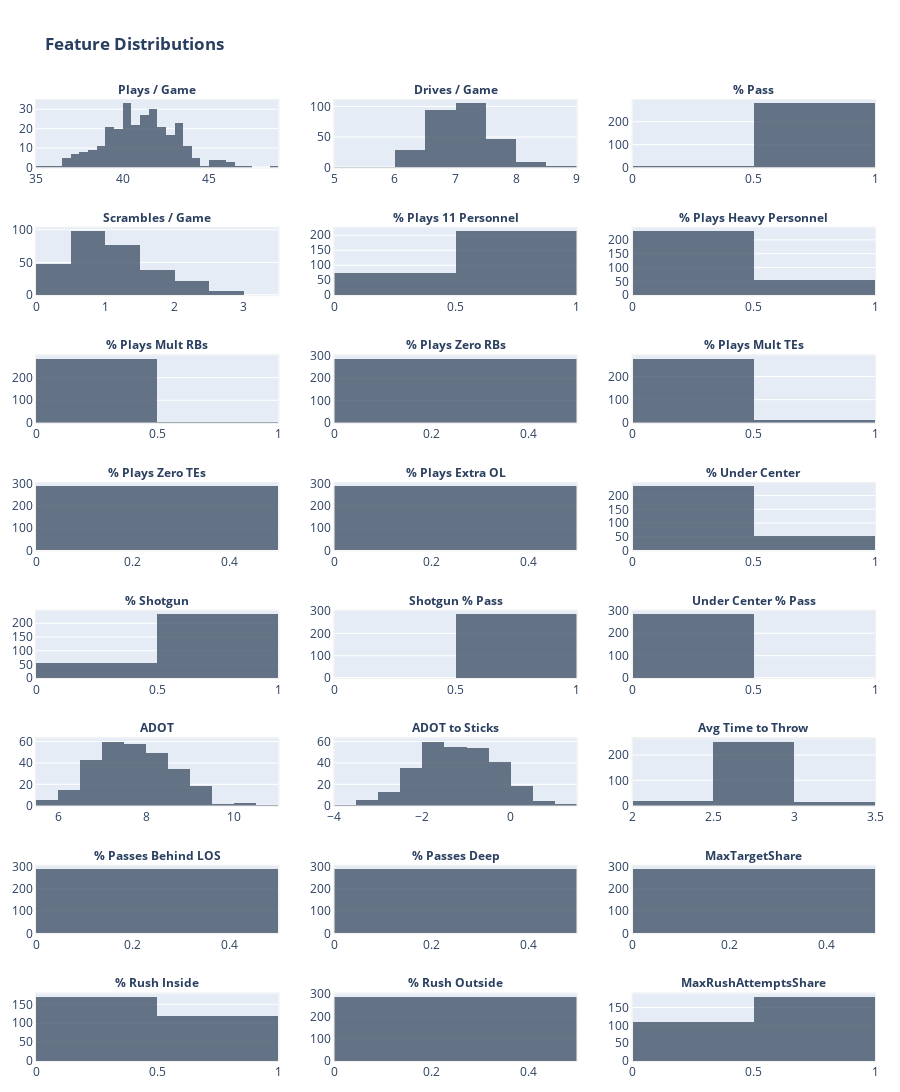

This figure's notebook cell:
### Markdown cell above
# Visualize

### Code cell
''' Feature Distributions '''

def feature_distributions(feature_df: pd.DataFrame, features: list[str]) -> go.Figure:

    # Hists
    histograms: list[go.Figure] = []
    for feature in features:
        hist = px.histogram(
            x=feature_df[feature],
        )
        histograms.append(hist)

    # Create fig
    N_COLS = 3
    N_ROWS = math.ceil(len(features) / N_COLS)
    V_SPACING = 0.5 / N_ROWS
    fig = make_subplots(
        rows=N_ROWS,
        cols=N_COLS,
        vertical_spacing=V_SPACING,
        subplot_titles=features,
        specs=[[{"type": "xy"}]*N_COLS]*N_ROWS
    )

    for h in range(len(histograms)):
        row = (h // N_COLS) + 1
        col = (h % N_COLS) + 1
        hist = histograms[h]

        for trace in hist.data:
            fig.add_trace(trace, row=row, col=col)

    # Format
    fig.update_annotations(font=dict(size=12, weight='bold'))
    fig.update_traces(
        marker=dict(color='#44546a', opacity=0.8)
    )
    fig.update_xaxes(
        linecolor='#f0f0f0', mirror=True,
    )
    fig.update_yaxes(
        linecolor='#f0f0f0', mirror=True,
    )
    fig.update_layout(
        title=f'<b>Feature Distributions</b>',
        margin=dict(t=100, l=25, r=25, b=25),
        width=900,
        height=1500
    )

    return fig

fig = feature_distributions(offense_tendencies, OFFENSE_FEATURES)
fig.show()

### Figure 1 — Plotly figure (JSON) as saved in the notebook; plotly's stock layout.template omitted (floating-point values rounded to 4 significant figures; data arrays with more than 128 entries replaced by an {"elided": "..."} marker saying what was removed)
{"data": [{"bingroup": "x", "hovertemplate": "x=%{x}<br>count=%{y}<extra></extra>", "legendgroup": "", "marker": {"color": "#44546a", "opacity": 0.8, "pattern": {"shape": ""}}, "name": "", "orientation": "v", "showlegend": false, "type": "histogram", "x": {"elided": "288 float values"}, "xaxis": "x", "yaxis": "y"}, {"bingroup": "x", "hovertemplate": "x=%{x}<br>count=%{y}<extra></extra>", "legendgroup": "", "marker": {"color": "#44546a", "opacity": 0.8, "pattern": {"shape": ""}}, "name": "", "orientation": "v", "showlegend": false, "type": "histogram", "x": {"elided": "288 float values"}, "xaxis": "x2", "yaxis": "y2"}, {"bingroup": "x", "hovertemplate": "x=%{x}<br>count=%{y}<extra></extra>", "legendgroup": "", "marker": {"color": "#44546a", "opacity": 0.8, "pattern": {"shape": ""}}, "name": "", "orientation": "v", "showlegend": false, "type": "histogram", "x": {"elided": "288 float values"}, "xaxis": "x3", "yaxis": "y3"}, {"bingroup": "x", "hovertemplate": "x=%{x}<br>count=%{y}<extra></extra>", "legendgroup": "", "marker": {"color": "#44546a", "opacity": 0.8, "pattern": {"shape": ""}}, "name": "", "orientation": "v", "showlegend": false, "type": "histogram", "x": {"elided": "288 float values"}, "xaxis": "x4", "yaxis": "y4"}, {"bingroup": "x", "hovertemplate": "x=%{x}<br>count=%{y}<extra></extra>", "legendgroup": "", "marker": {"color": "#44546a", "opacity": 0.8, "pattern": {"shape": ""}}, "name": "", "orientation": "v", "showlegend": false, "type": "histogram", "x": {"elided": "288 float values"}, "xaxis": "x5", "yaxis": "y5"}, {"bingroup": "x", "hovertemplate": "x=%{x}<br>count=%{y}<extra></extra>", "legendgroup": "", "marker": {"color": "#44546a", "opacity": 0.8, "pattern": {"shape": ""}}, "name": "", "orientation": "v", "showlegend": false, "type": "histogram", "x": {"elided": "288 float values"}, "xaxis": "x6", "yaxis": "y6"}, {"bingroup": "x", "hovertemplate": "x=%{x}<br>count=%{y}<extra></extra>", "legendgroup": "", "marker": {"color": "#44546a", "opacity": 0.8, "pattern": {"shape": ""}}, "name": "", "orientation": "v", "showlegend": false, "type": "histogram", "x": {"elided": "288 float values"}, "xaxis": "x7", "yaxis": "y7"}, {"bingroup": "x", "hovertemplate": "x=%{x}<br>count=%{y}<extra></extra>", "legendgroup": "", "marker": {"color": "#44546a", "opacity": 0.8, "pattern": {"shape": ""}}, "name": "", "orientation": "v", "showlegend": false, "type": "histogram", "x": {"elided": "288 float values"}, "xaxis": "x8", "yaxis": "y8"}, {"bingroup": "x", "hovertemplate": "x=%{x}<br>count=%{y}<extra></extra>", "legendgroup": "", "marker": {"color": "#44546a", "opacity": 0.8, "pattern": {"shape": ""}}, "name": "", "orientation": "v", "showlegend": false, "type": "histogram", "x": {"elided": "288 float values"}, "xaxis": "x9", "yaxis": "y9"}, {"bingroup": "x", "hovertemplate": "x=%{x}<br>count=%{y}<extra></extra>", "legendgroup": "", "marker": {"color": "#44546a", "opacity": 0.8, "pattern": {"shape": ""}}, "name": "", "orientation": "v", "showlegend": false, "type": "histogram", "x": {"elided": "288 float values"}, "xaxis": "x10", "yaxis": "y10"}, {"bingroup": "x", "hovertemplate": "x=%{x}<br>count=%{y}<extra></extra>", "legendgroup": "", "marker": {"color": "#44546a", "opacity": 0.8, "pattern": {"shape": ""}}, "name": "", "orientation": "v", "showlegend": false, "type": "histogram", "x": {"elided": "288 float values"}, "xaxis": "x11", "yaxis": "y11"}, {"bingroup": "x", "hovertemplate": "x=%{x}<br>count=%{y}<extra></extra>", "legendgroup": "", "marker": {"color": "#44546a", "opacity": 0.8, "pattern": {"shape": ""}}, "name": "", "orientation": "v", "showlegend": false, "type": "histogram", "x": {"elided": "288 float values"}, "xaxis": "x12", "yaxis": "y12"}, {"bingroup": "x", "hovertemplate": "x=%{x}<br>count=%{y}<extra></extra>", "legendgroup": "", "marker": {"color": "#44546a", "opacity": 0.8, "pattern": {"shape": ""}}, "name": "", "orientation": "v", "showlegend": false, "type": "histogram", "x": {"elided": "288 float values"}, "xaxis": "x13", "yaxis": "y13"}, {"bingroup": "x", "hovertemplate": "x=%{x}<br>count=%{y}<extra></extra>", "legendgroup": "", "marker": {"color": "#44546a", "opacity": 0.8, "pattern": {"shape": ""}}, "name": "", "orientation": "v", "showlegend": false, "type": "histogram", "x": {"elided": "288 float values"}, "xaxis": "x14", "yaxis": "y14"}, {"bingroup": "x", "hovertemplate": "x=%{x}<br>count=%{y}<extra></extra>", "legendgroup": "", "marker": {"color": "#44546a", "opacity": 0.8, "pattern": {"shape": ""}}, "name": "", "orientation": "v", "showlegend": false, "type": "histogram", "x": {"elided": "288 float values"}, "xaxis": "x15", "yaxis": "y15"}, {"bingroup": "x", "hovertemplate": "x=%{x}<br>count=%{y}<extra></extra>", "legendgroup": "", "marker": {"color": "#44546a", "opacity": 0.8, "pattern": {"shape": ""}}, "name": "", "orientation": "v", "showlegend": false, "type": "histogram", "x": {"elided": "288 float values"}, "xaxis": "x16", "yaxis": "y16"}, {"bingroup": "x", "hovertemplate": "x=%{x}<br>count=%{y}<extra></extra>", "legendgroup": "", "marker": {"color": "#44546a", "opacity": 0.8, "pattern": {"shape": ""}}, "name": "", "orientation": "v", "showlegend": false, "type": "histogram", "x": {"elided": "288 float values"}, "xaxis": "x17", "yaxis": "y17"}, {"bingroup": "x", "hovertemplate": "x=%{x}<br>count=%{y}<extra></extra>", "legendgroup": "", "marker": {"color": "#44546a", "opacity": 0.8, "pattern": {"shape": ""}}, "name": "", "orientation": "v", "showlegend": false, "type": "histogram", "x": {"elided": "288 float values"}, "xaxis": "x18", "yaxis": "y18"}, {"bingroup": "x", "hovertemplate": "x=%{x}<br>count=%{y}<extra></extra>", "legendgroup": "", "marker": {"color": "#44546a", "opacity": 0.8, "pattern": {"shape": ""}}, "name": "", "orientation": "v", "showlegend": false, "type": "histogram", "x": {"elided": "288 float values"}, "xaxis": "x19", "yaxis": "y19"}, {"bingroup": "x", "hovertemplate": "x=%{x}<br>count=%{y}<extra></extra>", "legendgroup": "", "marker": {"color": "#44546a", "opacity": 0.8, "pattern": {"shape": ""}}, "name": "", "orientation": "v", "showlegend": false, "type": "histogram", "x": {"elided": "288 float values"}, "xaxis": "x20", "yaxis": "y20"}, {"bingroup": "x", "hovertemplate": "x=%{x}<br>count=%{y}<extra></extra>", "legendgroup": "", "marker": {"color": "#44546a", "opacity": 0.8, "pattern": {"shape": ""}}, "name": "", "orientation": "v", "showlegend": false, "type": "histogram", "x": {"elided": "288 float values"}, "xaxis": "x21", "yaxis": "y21"}, {"bingroup": "x", "hovertemplate": "x=%{x}<br>count=%{y}<extra></extra>", "legendgroup": "", "marker": {"color": "#44546a", "opacity": 0.8, "pattern": {"shape": ""}}, "name": "", "orientation": "v", "showlegend": false, "type": "histogram", "x": {"elided": "288 float values"}, "xaxis": "x22", "yaxis": "y22"}, {"bingroup": "x", "hovertemplate": "x=%{x}<br>count=%{y}<extra></extra>", "legendgroup": "", "marker": {"color": "#44546a", "opacity": 0.8, "pattern": {"shape": ""}}, "name": "", "orientation": "v", "showlegend": false, "type": "histogram", "x": {"elided": "288 float values"}, "xaxis": "x23", "yaxis": "y23"}, {"bingroup": "x", "hovertemplate": "x=%{x}<br>count=%{y}<extra></extra>", "legendgroup": "", "marker": {"color": "#44546a", "opacity": 0.8, "pattern": {"shape": ""}}, "name": "", "orientation": "v", "showlegend": false, "type": "histogram", "x": {"elided": "288 float values"}, "xaxis": "x24", "yaxis": "y24"}], "layout": {"annotations": [{"font": {"size": 12, "weight": "bold"}, "showarrow": false, "text": "Plays / Game", "x": 0.1444, "xanchor": "center", "xref": "paper", "y": 1, "yanchor": "bottom", "yref": "paper"}, {"font": {"size": 12, "weight": "bold"}, "showarrow": false, "text": "Drives / Game", "x": 0.5, "xanchor": "center", "xref": "paper", "y": 1, "yanchor": "bottom", "yref": "paper"}, {"font": {"size": 12, "weight": "bold"}, "showarrow": false, "text": "% Pass", "x": 0.8556, "xanchor": "center", "xref": "paper", "y": 1, "yanchor": "bottom", "yref": "paper"}, {"font": {"size": 12, "weight": "bold"}, "showarrow": false, "text": "Scrambles / Game", "x": 0.1444, "xanchor": "center", "xref": "paper", "y": 0.8672, "yanchor": "bottom", "yref": "paper"}, {"font": {"size": 12, "weight": "bold"}, "showarrow": false, "text": "% Plays 11 Personnel", "x": 0.5, "xanchor": "center", "xref": "paper", "y": 0.8672, "yanchor": "bottom", "yref": "paper"}, {"font": {"size": 12, "weight": "bold"}, "showarrow": false, "text": "% Plays Heavy Personnel", "x": 0.8556, "xanchor": "center", "xref": "paper", "y": 0.8672, "yanchor": "bottom", "yref": "paper"}, {"font": {"size": 12, "weight": "bold"}, "showarrow": false, "text": "% Plays Mult RBs", "x": 0.1444, "xanchor": "center", "xref": "paper", "y": 0.7344, "yanchor": "bottom", "yref": "paper"}, {"font": {"size": 12, "weight": "bold"}, "showarrow": false, "text": "% Plays Zero RBs", "x": 0.5, "xanchor": "center", "xref": "paper", "y": 0.7344, "yanchor": "bottom", "yref": "paper"}, {"font": {"size": 12, "weight": "bold"}, "showarrow": false, "text": "% Plays Mult TEs", "x": 0.8556, "xanchor": "center", "xref": "paper", "y": 0.7344, "yanchor": "bottom", "yref": "paper"}, {"font": {"size": 12, "weight": "bold"}, "showarrow": false, "text": "% Plays Zero TEs", "x": 0.1444, "xanchor": "center", "xref": "paper", "y": 0.6016, "yanchor": "bottom", "yref": "paper"}, {"font": {"size": 12, "weight": "bold"}, "showarrow": false, "text": "% Plays Extra OL", "x": 0.5, "xanchor": "center", "xref": "paper", "y": 0.6016, "yanchor": "bottom", "yref": "paper"}, {"font": {"size": 12, "weight": "bold"}, "showarrow": false, "text": "% Under Center", "x": 0.8556, "xanchor": "center", "xref": "paper", "y": 0.6016, "yanchor": "bottom", "yref": "paper"}, {"font": {"size": 12, "weight": "bold"}, "showarrow": false, "text": "% Shotgun", "x": 0.1444, "xanchor": "center", "xref": "paper", "y": 0.4688, "yanchor": "bottom", "yref": "paper"}, {"font": {"size": 12, "weight": "bold"}, "showarrow": false, "text": "Shotgun % Pass", "x": 0.5, "xanchor": "center", "xref": "paper", "y": 0.4688, "yanchor": "bottom", "yref": "paper"}, {"font": {"size": 12, "weight": "bold"}, "showarrow": false, "text": "Under Center % Pass", "x": 0.8556, "xanchor": "center", "xref": "paper", "y": 0.4688, "yanchor": "bottom", "yref": "paper"}, {"font": {"size": 12, "weight": "bold"}, "showarrow": false, "text": "ADOT", "x": 0.1444, "xanchor": "center", "xref": "paper", "y": 0.3359, "yanchor": "bottom", "yref": "paper"}, {"font": {"size": 12, "weight": "bold"}, "showarrow": false, "text": "ADOT to Sticks", "x": 0.5, "xanchor": "center", "xref": "paper", "y": 0.3359, "yanchor": "bottom", "yref": "paper"}, {"font": {"size": 12, "weight": "bold"}, "showarrow": false, "text": "Avg Time to Throw", "x": 0.8556, "xanchor": "center", "xref": "paper", "y": 0.3359, "yanchor": "bottom", "yref": "paper"}, {"font": {"size": 12, "weight": "bold"}, "showarrow": false, "text": "% Passes Behind LOS", "x": 0.1444, "xanchor": "center", "xref": "paper", "y": 0.2031, "yanchor": "bottom", "yref": "paper"}, {"font": {"size": 12, "weight": "bold"}, "showarrow": false, "text": "% Passes Deep", "x": 0.5, "xanchor": "center", "xref": "paper", "y": 0.2031, "yanchor": "bottom", "yref": "paper"}, {"font": {"size": 12, "weight": "bold"}, "showarrow": false, "text": "MaxTargetShare", "x": 0.8556, "xanchor": "center", "xref": "paper", "y": 0.2031, "yanchor": "bottom", "yref": "paper"}, {"font": {"size": 12, "weight": "bold"}, "showarrow": false, "text": "% Rush Inside", "x": 0.1444, "xanchor": "center", "xref": "paper", "y": 0.07031, "yanchor": "bottom", "yref": "paper"}, {"font": {"size": 12, "weight": "bold"}, "showarrow": false, "text": "% Rush Outside", "x": 0.5, "xanchor": "center", "xref": "paper", "y": 0.07031, "yanchor": "bottom", "yref": "paper"}, {"font": {"size": 12, "weight": "bold"}, "showarrow": false, "text": "MaxRushAttemptsShare", "x": 0.8556, "xanchor": "center", "xref": "paper", "y": 0.07031, "yanchor": "bottom", "yref": "paper"}], "height": 1500, "margin": {"b": 25, "l": 25, "r": 25, "t": 100}, "title": {"text": "<b>Feature Distributions</b>"}, "width": 900, "xaxis": {"anchor": "y", "domain": [0, 0.2889], "linecolor": "#f0f0f0", "mirror": true}, "xaxis10": {"anchor": "y10", "domain": [0, 0.2889], "linecolor": "#f0f0f0", "mirror": true}, "xaxis11": {"anchor": "y11", "domain": [0.3556, 0.6444], "linecolor": "#f0f0f0", "mirror": true}, "xaxis12": {"anchor": "y12", "domain": [0.7111, 1], "linecolor": "#f0f0f0", "mirror": true}, "xaxis13": {"anchor": "y13", "domain": [0, 0.2889], "linecolor": "#f0f0f0", "mirror": true}, "xaxis14": {"anchor": "y14", "domain": [0.3556, 0.6444], "linecolor": "#f0f0f0", "mirror": true}, "xaxis15": {"anchor": "y15", "domain": [0.7111, 1], "linecolor": "#f0f0f0", "mirror": true}, "xaxis16": {"anchor": "y16", "domain": [0, 0.2889], "linecolor": "#f0f0f0", "mirror": true}, "xaxis17": {"anchor": "y17", "domain": [0.3556, 0.6444], "linecolor": "#f0f0f0", "mirror": true}, "xaxis18": {"anchor": "y18", "domain": [0.7111, 1], "linecolor": "#f0f0f0", "mirror": true}, "xaxis19": {"anchor": "y19", "domain": [0, 0.2889], "linecolor": "#f0f0f0", "mirror": true}, "xaxis2": {"anchor": "y2", "domain": [0.3556, 0.6444], "linecolor": "#f0f0f0", "mirror": true}, "xaxis20": {"anchor": "y20", "domain": [0.3556, 0.6444], "linecolor": "#f0f0f0", "mirror": true}, "xaxis21": {"anchor": "y21", "domain": [0.7111, 1], "linecolor": "#f0f0f0", "mirror": true}, "xaxis22": {"anchor": "y22", "domain": [0, 0.2889], "linecolor": "#f0f0f0", "mirror": true}, "xaxis23": {"anchor": "y23", "domain": [0.3556, 0.6444], "linecolor": "#f0f0f0", "mirror": true}, "xaxis24": {"anchor": "y24", "domain": [0.7111, 1], "linecolor": "#f0f0f0", "mirror": true}, "xaxis3": {"anchor": "y3", "domain": [0.7111, 1], "linecolor": "#f0f0f0", "mirror": true}, "xaxis4": {"anchor": "y4", "domain": [0, 0.2889], "linecolor": "#f0f0f0", "mirror": true}, "xaxis5": {"anchor": "y5", "domain": [0.3556, 0.6444], "linecolor": "#f0f0f0", "mirror": true}, "xaxis6": {"anchor": "y6", "domain": [0.7111, 1], "linecolor": "#f0f0f0", "mirror": true}, "xaxis7": {"anchor": "y7", "domain": [0, 0.2889], "linecolor": "#f0f0f0", "mirror": true}, "xaxis8": {"anchor": "y8", "domain": [0.3556, 0.6444], "linecolor": "#f0f0f0", "mirror": true}, "xaxis9": {"anchor": "y9", "domain": [0.7111, 1], "linecolor": "#f0f0f0", "mirror": true}, "yaxis": {"anchor": "x", "domain": [0.9297, 1], "linecolor": "#f0f0f0", "mirror": true}, "yaxis10": {"anchor": "x10", "domain": [0.5312, 0.6016], "linecolor": "#f0f0f0", "mirror": true}, "yaxis11": {"anchor": "x11", "domain": [0.5312, 0.6016], "linecolor": "#f0f0f0", "mirror": true}, "yaxis12": {"anchor": "x12", "domain": [0.5312, 0.6016], "linecolor": "#f0f0f0", "mirror": true}, "yaxis13": {"anchor": "x13", "domain": [0.3984, 0.4688], "linecolor": "#f0f0f0", "mirror": true}, "yaxis14": {"anchor": "x14", "domain": [0.3984, 0.4688], "linecolor": "#f0f0f0", "mirror": true}, "yaxis15": {"anchor": "x15", "domain": [0.3984, 0.4688], "linecolor": "#f0f0f0", "mirror": true}, "yaxis16": {"anchor": "x16", "domain": [0.2656, 0.3359], "linecolor": "#f0f0f0", "mirror": true}, "yaxis17": {"anchor": "x17", "domain": [0.2656, 0.3359], "linecolor": "#f0f0f0", "mirror": true}, "yaxis18": {"anchor": "x18", "domain": [0.2656, 0.3359], "linecolor": "#f0f0f0", "mirror": true}, "yaxis19": {"anchor": "x19", "domain": [0.1328, 0.2031], "linecolor": "#f0f0f0", "mirror": true}, "yaxis2": {"anchor": "x2", "domain": [0.9297, 1], "linecolor": "#f0f0f0", "mirror": true}, "yaxis20": {"anchor": "x20", "domain": [0.1328, 0.2031], "linecolor": "#f0f0f0", "mirror": true}, "yaxis21": {"anchor": "x21", "domain": [0.1328, 0.2031], "linecolor": "#f0f0f0", "mirror": true}, "yaxis22": {"anchor": "x22", "domain": [0, 0.07031], "linecolor": "#f0f0f0", "mirror": true}, "yaxis23": {"anchor": "x23", "domain": [0, 0.07031], "linecolor": "#f0f0f0", "mirror": true}, "yaxis24": {"anchor": "x24", "domain": [0, 0.07031], "linecolor": "#f0f0f0", "mirror": true}, "yaxis3": {"anchor": "x3", "domain": [0.9297, 1], "linecolor": "#f0f0f0", "mirror": true}, "yaxis4": {"anchor": "x4", "domain": [0.7969, 0.8672], "linecolor": "#f0f0f0", "mirror": true}, "yaxis5": {"anchor": "x5", "domain": [0.7969, 0.8672], "linecolor": "#f0f0f0", "mirror": true}, "yaxis6": {"anchor": "x6", "domain": [0.7969, 0.8672], "linecolor": "#f0f0f0", "mirror": true}, "yaxis7": {"anchor": "x7", "domain": [0.6641, 0.7344], "linecolor": "#f0f0f0", "mirror": true}, "yaxis8": {"anchor": "x8", "domain": [0.6641, 0.7344], "linecolor": "#f0f0f0", "mirror": true}, "yaxis9": {"anchor": "x9", "domain": [0.6641, 0.7344], "linecolor": "#f0f0f0", "mirror": true}}}
